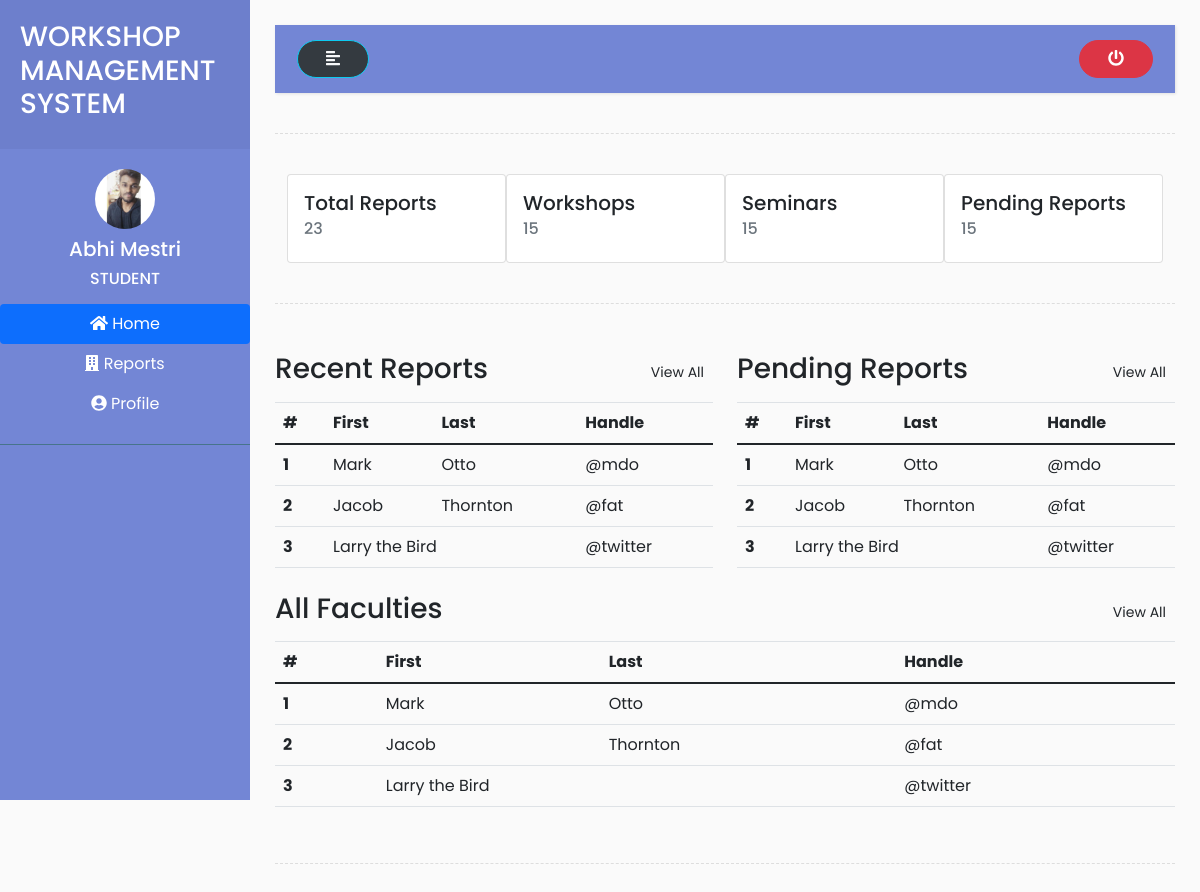
Page /student_home/ (signed in) on the committed database.
### accounts/models.py (models this page shows, shortened)
class User(AbstractUser):
    is_hod = models.BooleanField(default=False)
    is_faculty = models.BooleanField(default=False)
    is_student = models.BooleanField(default=False)

class Student(models.Model):
    user = models.OneToOneField(User, on_delete = models.CASCADE, primary_key = True)
    middle_name = models.CharField (max_length=50)
    phone_number = models.CharField(max_length=20)
    profile_pic = models.ImageField( upload_to='Student/profile_pic/')
    address = models.CharField(max_length=200)
    gender = (
        ('Male','Male'),
        ('Female','Female')
    )
    sex = models.CharField(choices=gender, max_length=50)
    branches =  (
        ('COMPUTER','COMPUTER'),
        ('EXTC','EXTC'),
        ('MECHANICAL','MECHANICAL'),
        ('AUTOMOBILE','AUTOMOBILE')
    )
    branch = models.CharField( choices = branches, max_length=50)
    roll_number = models.IntegerField(blank=True,null=True)
    years = (
        ('FE','FE'),
        ('SE','SE'),
        ('TE','TE'),
        ('BE','BE')
    )
    year = models.CharField(choices=years, max_length=50)
    class Meta:
        verbose_name_plural = 'Students'

### accounts/views.py (the view)
# urls.py: path('student_home/',views.student_home,name="student_home"),
@login_required(login_url='login')
def student_home(request):
    context = {
    }
    return render(request,'../templates/student/student_home.html',context)

### accounts/templates/student/student_home.html (shortened to what this page needs)
{% extends 'base.html' %}
{% load static %}
{% block content %}
  <div class="wrapper">
    <nav id="sidebar">
      <div class="sidebar-header">
        <h3>WORKSHOP MANAGEMENT SYSTEM</h3>
      </div>
      <ul class="list-unstyled components">
        <div class="d-flex flex-column justify-content-center text-center ">
        {% if request.user.student.profile_pic %}
{% if request.user.student.profile_pic %}
          <img src="{{request.user.student.profile_pic.url}}" class="img-fluid rounded-circle mx-auto mb-2" width="60px" alt="">
        {% else %}
          <img src="{% static 'img/profile.png' %}" class="img-fluid rounded-circle mx-auto mb-2" width="60px" alt="">
        {% endif %}        {% else %}
          <img src="{% static 'img/profile.png' %}" class="img-fluid rounded-circle mx-auto mb-2" width="60px" alt="">
        {% endif %}
          <h5>{{request.user.first_name}} {{request.user.last_name}} </h5>
          <h6>STUDENT</h6>
        </div>
        <div class="nav flex-column nav-pills text-center mt-2" aria-orientation="vertical">
          <a class="nav-link active" href="{% url 'student_home' %}"><i class="fas fa-home"></i> Home</a>
          <a class="nav-link " href="{% url 'reports' %}"><i class="fas fa-building"></i> Reports</a>
          <a class="nav-link " href="{% url 'student_profile' %}"><i class="fas fa-user-circle"></i> Profile</a>
        </div>
      </ul>
    </nav>
    <div id="content">
      <nav class="navbar navbar-expand-lg " style="background-color: #7386D5;">
        <div class="container-fluid">
          <button type="button" id="sidebarCollapse" class="btn text-light bg-dark btn-info">
            <i class="fas fa-align-left"></i>
          </button>
          <a href="{% url 'logout' %}">
            <button type="button" class="btn btn-danger">
              <i class="fas fa-power-off"></i>
            </button>
          </a>
        </div>
      </nav>
      <div class="line"></div>
      <div class="tab-content" id="v-pills-tabContent">
        <div class="tab-pane fade show active" id="v-pills-home" role="tabpanel" aria-labelledby="v-pills-home-tab">
          <section class="mt-3">
            <div class="container-fluid d-flex justify-content-around">
              <div class="card" style="width: 18rem;">
                <div class="card-body">
                  <h5 class="card-title">Total Reports</h5>
                  <h6 class="card-subtitle mb-2 text-muted">23</h6>
                </div>
              </div>
              <div class="card" style="width: 18rem;">
                <div class="card-body">
                  <h5 class="card-title">Workshops</h5>
                  <h6 class="card-subtitle mb-2 text-muted">15</h6>
                </div>
              </div>
              <div class="card" style="width: 18rem;">
                <div class="card-body">
                  <h5 class="card-title">Seminars</h5>
                  <h6 class="card-subtitle mb-2 text-muted">15</h6>
                </div>
              </div>
              <div class="card" style="width: 18rem;">
                <div class="card-body">
                  <h5 class="card-title">Pending Reports</h5>
                  <h6 class="card-subtitle mb-2 text-muted">15</h6>
                </div>
              </div>
            </div>
          </section>
          <div class="line"></div>
          <div class="row">
            <div class="col-md-6">
              <div class="d-flex justify-content-between py-2">
                <h3>Recent Reports</h3>
                <button class="btn btn-sm">View All</button>
              </div>
              <table class="table">
                <thead>
                  <tr>
                    <th scope="col">#</th>
                    <th scope="col">First</th>
                    <th scope="col">Last</th>
                    <th scope="col">Handle</th>
                  </tr>
                </thead>
                <tbody>
                  <tr>
                    <th scope="row">1</th>
                    <td>Mark</td>
                    <td>Otto</td>
                    <td>@mdo</td>
                  </tr>
                  <tr>
                    <th scope="row">2</th>
                    <td>Jacob</td>
                    <td>Thornton</td>
                    <td>@fat</td>
                  </tr>
                  <tr>
                    <th scope="row">3</th>
                    <td colspan="2">Larry the Bird</td>
                    <td>@twitter</td>
                  </tr>
                </tbody>
              </table>
            </div>
            <div class="col-md-6">
              <div class="d-flex justify-content-between py-2">
                <h3>Pending Reports</h3>
                <button class="btn btn-sm">View All</button>
              </div>
              <table class="table">
                <thead>
                  <tr>
                    <th scope="col">#</th>
                    <th scope="col">First</th>
                    <th scope="col">Last</th>
                    <th scope="col">Handle</th>
                  </tr>
                </thead>
                <tbody>
                  <tr>
                    <th scope="row">1</th>
                    <td>Mark</td>
                    <td>Otto</td>
                    <td>@mdo</td>
                  </tr>
                  <tr>
                    <th scope="row">2</th>
                    <td>Jacob</td>
                    <td>Thornton</td>
                    <td>@fat</td>
                  </tr>
                  <tr>
                    <th scope="row">3</th>
                    <td colspan="2">Larry the Bird</td>
                    <td>@twitter</td>
                  </tr>
                </tbody>
              </table>
            </div>
          </div>
          <div class="row">
            <div class="col-md-12">
              <div class="d-flex justify-content-between py-2">
                <h3>All Faculties</h3>
                <button class="btn btn-sm">View All</button>
              </div>
              <table class="table">
                <thead>
                  <tr>
                    <th scope="col">#</th>
                    <th scope="col">First</th>
                    <th scope="col">Last</th>
                    <th scope="col">Handle</th>
                  </tr>
                </thead>
                <tbody>
                  <tr>
                    <th scope="row">1</th>
                    <td>Mark</td>
                    <td>Otto</td>
                    <td>@mdo</td>
                  </tr>
                  <tr>
                    <th scope="row">2</th>
                    <td>Jacob</td>
                    <td>Thornton</td>
                    <td>@fat</td>
                  </tr>
                  <tr>
                    <th scope="row">3</th>
                    <td colspan="2">Larry the Bird</td>
                    <td>@twitter</td>
                  </tr>
                </tbody>
              </table>
            </div>
          </div>
        </div>
      </div>
      <div class="line"></div>
    </div>
  </div>
{% endblock content %}

### accounts/static/css/style2.css (style rules this page uses)
body { font-family: 'Poppins', sans-serif; background: #fafafa; }
a, a:hover, a:focus { color: inherit; text-decoration: none; transition: all 0.3s; }
.navbar { padding: 15px 10px; background: #fff; border: none; border-radius: 0; margin-bottom: 40px; box-shadow: 1px 1px 3px rgba(0, 0, 0, 0.1); }
.line { width: 100%; height: 1px; border-bottom: 1px dashed #ddd; margin: 40px 0; }
.wrapper { display: flex; width: 100%; }
#sidebar { width: 250px; position: fixed; top: 0; left: 0; height: 100vh; z-index: 999; background: #7386D5; color: #fff; transition: all 0.3s; }
#sidebar .sidebar-header { padding: 20px; background: #6d7fcc; }
#sidebar ul.components { padding: 20px 0; border-bottom: 1px solid #47748b; }
#content { width: calc(100% - 250px); padding: 25px; min-height: 100vh; transition: all 0.3s; position: absolute; top: 0; right: 0; }

### rows in the picture
User: user.student.profile_pic (picture), user.first_name "Abhi", user.last_name "Mestri"
